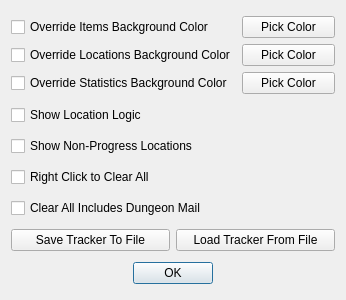
<?xml version="1.0" encoding="UTF-8"?>
<ui version="4.0">
 <class>TrackerPreferencesDialog</class>
 <widget class="QDialog" name="TrackerPreferencesDialog">
  <property name="geometry">
   <rect>
    <x>0</x>
    <y>0</y>
    <width>346</width>
    <height>300</height>
   </rect>
  </property>
  <property name="windowTitle">
   <string>Dialog</string>
  </property>
  <layout class="QVBoxLayout" name="verticalLayout">
   <item>
    <layout class="QGridLayout" name="color_override_layout">
     <item row="1" column="0">
      <widget class="QCheckBox" name="override_locations_background_color">
       <property name="text">
        <string>Override Locations Background Color</string>
       </property>
      </widget>
     </item>
     <item row="0" column="0">
      <widget class="QCheckBox" name="override_items_background_color">
       <property name="text">
        <string>Override Items Background Color</string>
       </property>
      </widget>
     </item>
     <item row="0" column="1">
      <widget class="QPushButton" name="pick_items_background_color">
       <property name="text">
        <string>Pick Color</string>
       </property>
      </widget>
     </item>
     <item row="1" column="1">
      <widget class="QPushButton" name="pick_locations_background_color">
       <property name="text">
        <string>Pick Color</string>
       </property>
      </widget>
     </item>
     <item row="2" column="0">
      <widget class="QCheckBox" name="override_statistics_background_color">
       <property name="text">
        <string>Override Statistics Background Color</string>
       </property>
      </widget>
     </item>
     <item row="2" column="1">
      <widget class="QPushButton" name="pick_statistics_background_color">
       <property name="text">
        <string>Pick Color</string>
       </property>
      </widget>
     </item>
    </layout>
   </item>
   <item>
    <widget class="QCheckBox" name="show_location_logic">
     <property name="text">
      <string>Show Location Logic</string>
     </property>
    </widget>
   </item>
   <item>
    <widget class="QCheckBox" name="show_nonprogress_locations">
     <property name="text">
      <string>Show Non-Progress Locations</string>
     </property>
    </widget>
   </item>
   <item>
    <widget class="QCheckBox" name="right_click_to_clear_all">
     <property name="text">
      <string>Right Click to Clear All</string>
     </property>
    </widget>
   </item>
   <item>
    <widget class="QCheckBox" name="clear_all_includes_dungeon_mail">
     <property name="text">
      <string>Clear All Includes Dungeon Mail</string>
     </property>
    </widget>
   </item>
   <item>
    <layout class="QHBoxLayout" name="horizontalLayout">
     <property name="spacing">
      <number>6</number>
     </property>
     <item>
      <widget class="QPushButton" name="tracker_save_path_browse_button">
       <property name="text">
        <string>Save Tracker To File</string>
       </property>
      </widget>
     </item>
     <item>
      <widget class="QPushButton" name="tracker_load_path_browse_button">
       <property name="text">
        <string>Load Tracker From File</string>
       </property>
      </widget>
     </item>
    </layout>
   </item>
   <item>
    <widget class="QDialogButtonBox" name="buttonBox">
     <property name="standardButtons">
      <set>QDialogButtonBox::StandardButton::Ok</set>
     </property>
     <property name="centerButtons">
      <bool>true</bool>
     </property>
    </widget>
   </item>
  </layout>
 </widget>
 <resources/>
 <connections>
  <connection>
   <sender>buttonBox</sender>
   <signal>accepted()</signal>
   <receiver>TrackerPreferencesDialog</receiver>
   <slot>accept()</slot>
   <hints>
    <hint type="sourcelabel">
     <x>248</x>
     <y>254</y>
    </hint>
    <hint type="destinationlabel">
     <x>157</x>
     <y>274</y>
    </hint>
   </hints>
  </connection>
  <connection>
   <sender>buttonBox</sender>
   <signal>rejected()</signal>
   <receiver>TrackerPreferencesDialog</receiver>
   <slot>reject()</slot>
   <hints>
    <hint type="sourcelabel">
     <x>316</x>
     <y>260</y>
    </hint>
    <hint type="destinationlabel">
     <x>286</x>
     <y>274</y>
    </hint>
   </hints>
  </connection>
 </connections>
</ui>
